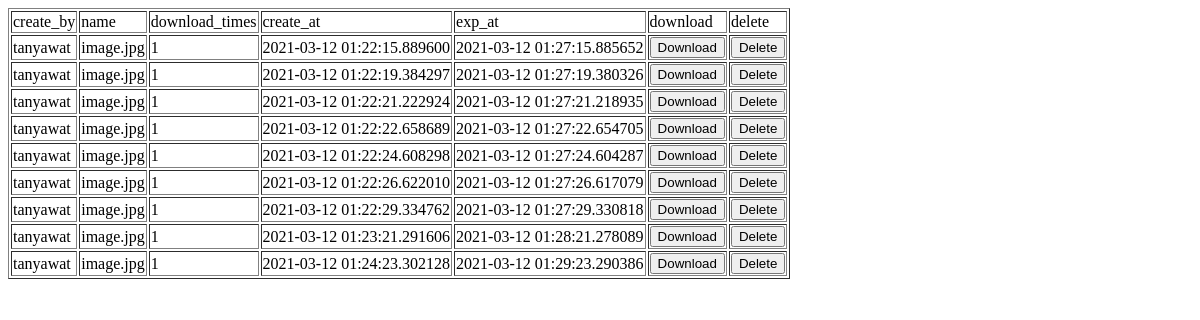
Before: /api/files/list with the older database file.
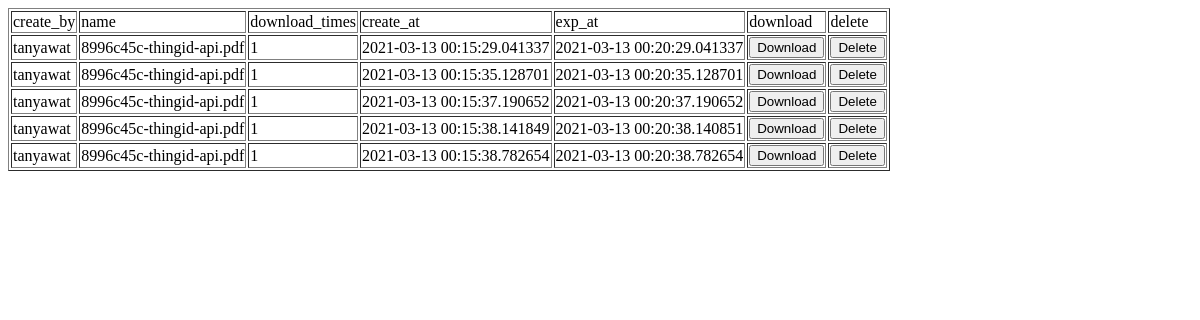
After: the same page with the newer database file.
### tables this page shows
CREATE TABLE files
        (uuid text,
        name text,
        uuid_name text, 
        password text, 
        download_times int,
        create_by text,
        [create_at] timestamp,
        [exp_at] timestamp);

### apps/service/controller.py (the view)
@connect_sqlite()
def list_files(cursor):
    try :
        cursor.execute("select * from files")
        rows = cursor.fetchall();
        return render_template('file_list.html', rows = rows)
    except Exception as e :
        return "list_files ERROR : "+ str(e)

### apps/dbconfig.py (called while the page is built)
def connect_sqlite():
    def wrap(fn):
        @wraps(fn)
        def wrapper(*args, **kwargs):
            try:
                connection = sqlite3.connect(configdb["db_name"])
                cursor = connection.cursor()
                cursor.row_factory = sqlite3.Row
                return_val = fn(cursor, *args, **kwargs)
            except Exception as e :
                return "connect_sqlite ERROR :" + str(e)
            finally:
                connection.commit()
                connection.close()
            return return_val
        return wrapper
    return wrap

### apps/server.py (called while the page is built)
@app.after_request
def after_request(response):
    response.headers.add(
    'Access-Control-Allow-Origin',
    '*',
    )
    response.headers.add(
    'Access-Control-Allow-Credentials',
    'true'
    )
    response.headers.add(
    'Access-Control-Allow-Headers',
    'X-Requested-With,Content-type,withCredentials,authorization'
    )
    response.headers.add(
    'Access-Control-Allow-Methods',
    'GET,PUT,POST,DELETE,OPTIONS'
    )
    return response

### templates/file_list.html (shortened to what this page needs)
<!doctype html>
<html>
   <body>
      <table border = 1>
         <thead>
            <td>create_by</td>
            <td>name</td>
            <td>download_times</td>
            <td>create_at</td>
            <td>exp_at</td>
            <td>download</td>
            <td>delete</td>
         </thead>
         {% for row in rows %}
            <tr>
               <td>{{row["create_by"]}}</td>
               <td>{{row["name"]}}</td>
               <td>{{row['download_times']}}</td>
               <td>{{row['create_at']}}</td>
               <td>{{row['exp_at']}}</td>
               <td><form action="/api/files/service_download/{{row['uuid_name']}} "method="POST" enctype="multipart/form-data">
                  <input type="submit" value="Download" />
              </form></td>
               <td><form action="/api/files/confirm_delete/{{row['uuid_name']}}" method="POST" enctype="multipart/form-data">
                  <input type="submit" value="Delete" />
              </form></td>
            </tr>
         {% endfor %}
      </table>
   </body>
</html>

Changed rows visible on the page:
removed files: create_by "tanyawat", name "image.jpg", download_times "1", create_at "2021-03-12 01:22:15.889600", exp_at "2021-03-12 01:27:15.885652"
removed files: create_by "tanyawat", name "image.jpg", download_times "1", create_at "2021-03-12 01:22:19.384297", exp_at "2021-03-12 01:27:19.380326"
removed files: create_by "tanyawat", name "image.jpg", download_times "1", create_at "2021-03-12 01:22:21.222924", exp_at "2021-03-12 01:27:21.218935"
removed files: create_by "tanyawat", name "image.jpg", download_times "1", create_at "2021-03-12 01:22:22.658689", exp_at "2021-03-12 01:27:22.654705"
removed files: create_by "tanyawat", name "image.jpg", download_times "1", create_at "2021-03-12 01:22:24.608298", exp_at "2021-03-12 01:27:24.604287"
changed files (number 1 of 5 on the later page): name "image.jpg" → "8996c45c-thingid-api.pdf"; create_at "2021-03-12 01:22:26.622010" → "2021-03-13 00:15:29.041337"; exp_at "2021-03-12 01:27:26.617079" → "2021-03-13 00:20:29.041337"
changed files (number 2 of 5 on the later page): name "image.jpg" → "8996c45c-thingid-api.pdf"; create_at "2021-03-12 01:22:29.334762" → "2021-03-13 00:15:35.128701"; exp_at "2021-03-12 01:27:29.330818" → "2021-03-13 00:20:35.128701"
changed files (number 3 of 5 on the later page): name "image.jpg" → "8996c45c-thingid-api.pdf"; create_at "2021-03-12 01:23:21.291606" → "2021-03-13 00:15:37.190652"; exp_at "2021-03-12 01:28:21.278089" → "2021-03-13 00:20:37.190652"
changed files (number 4 of 5 on the later page): name "image.jpg" → "8996c45c-thingid-api.pdf"; create_at "2021-03-12 01:24:23.302128" → "2021-03-13 00:15:38.141849"; exp_at "2021-03-12 01:29:23.290386" → "2021-03-13 00:20:38.140851"
added files: create_by "tanyawat", name "8996c45c-thingid-api.pdf", download_times "1", create_at "2021-03-13 00:15:38.782654", exp_at "2021-03-13 00:20:38.782654"
